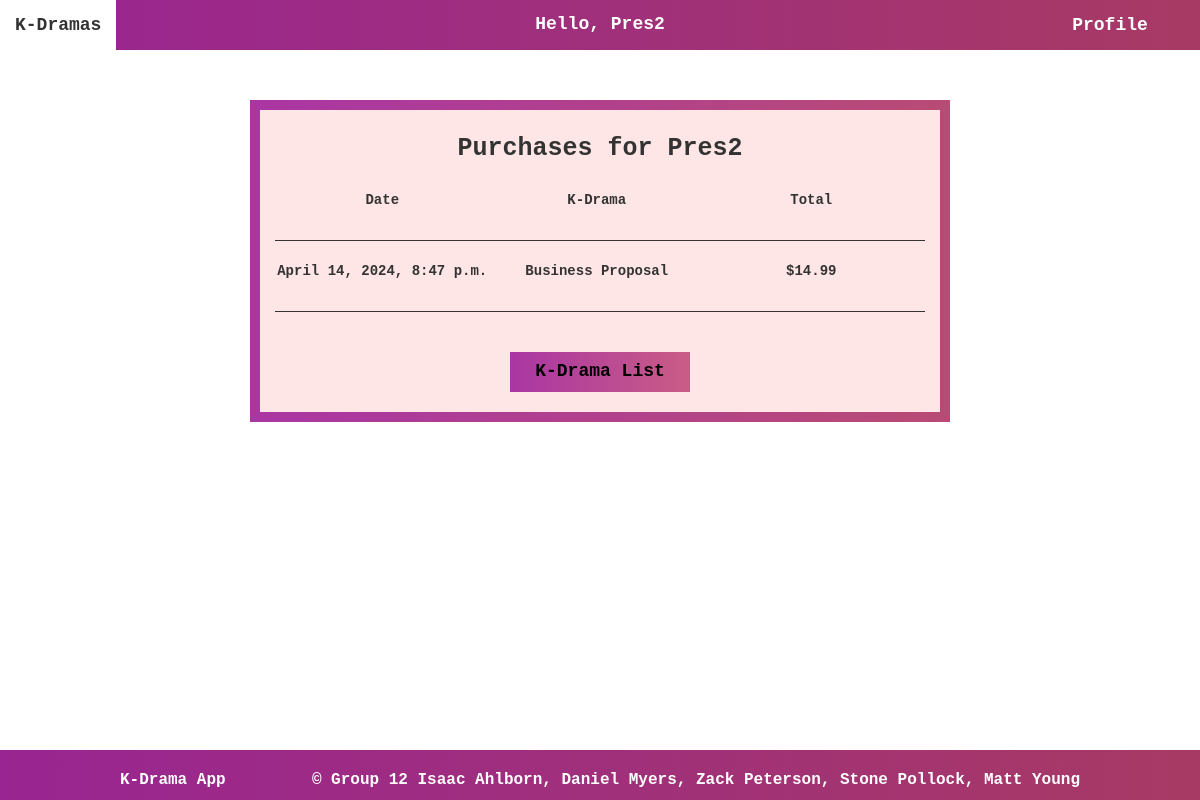
Page /kdrama/purchases/view (signed in) on the committed database.
### kdrama/models.py (models this page shows, shortened)
class Purchase(models.Model):
    purchase_id = models.AutoField(primary_key=True)
    user = models.ForeignKey(User, on_delete=models.CASCADE)
    movie = models.ForeignKey(Movie, on_delete=models.CASCADE)
    purchase_date = models.DateTimeField(default=datetime.now)
    total = models.DecimalField(max_digits=10, decimal_places=2)

class Movie(models.Model):
    movie_id = models.AutoField(primary_key=True)
    title = models.CharField(max_length=100)
    description = models.CharField(max_length=500, blank=True)
    director = models.ForeignKey(Director, on_delete=models.CASCADE,default=1)
    studio = models.ForeignKey(Studio, on_delete=models.CASCADE,default=1)
    release_year = models.IntegerField(blank=True, null=True)
    price = models.DecimalField(max_digits=10, decimal_places=2, null=True, blank=True)
    episode_length = models.IntegerField(blank=True, null=True) # runtime in minutes
    seasons = models.IntegerField(default=1, null=True)
    episodes = models.IntegerField(default=1, null=True)
    rating = models.CharField(max_length=50, blank=True)
    genre = models.CharField(max_length=50, blank=True)
    image_url = models.URLField(blank=True)
    youtube_url = models.URLField(blank=True)
    actors = models.ManyToManyField('Actor', related_name='movies')
    awards = models.ManyToManyField('Award', related_name='movies')
    def __str__(self):
        return self.title

### kdrama/views.py (the view)
# urls.py: path('purchases/view', UserPurchasesView.as_view(), name='view-purchases'),
class UserPurchasesView(LoginRequiredMixin, View):
    template_name = 'kdrama/view_purchases.html'
    def get(self, request):
        purchases = Purchase.objects.filter(user=request.user)
        context = {'purchases':purchases, 'is_admin':is_admin(request)}
        return render(request = request, template_name=self.template_name, context=context)

### kdrama/views.py (called while the page is built)
def is_admin(request):
    return request.user.groups.filter(name='admin').exists()

### templates/kdrama/view_purchases.html (shortened to what this page needs)
<!DOCTYPE html>
<html>
<head>
    {% load static %}
    <link rel="stylesheet" href="https://maxcdn.bootstrapcdn.com/bootstrap/3.3.7/css/bootstrap.min.css">
    <link rel="stylesheet" type="text/css" href="{% static 'css/styles.css' %}">
</head>
<body>
    {% include '../blocks/header.html' %}
    <div class="container">
        <h1 id="title-display">Purchases for {{user.username}}</h1>
        <div id="order-disp">
            <p id="order-item">Date</p>
            <p id="order-item">K-Drama</p>
            <p id="order-item">Total</p>
        </div>
        <hr id="line">
        {% for order in purchases %}
            <div id="order-disp">
                <p id="order-item">{{order.purchase_date}}</p>
                <p id="order-item">{{order.movie}}</p>
                <p id="order-item">${{order.total}}</p>
            </div>
        {% endfor %}
        <hr id="line">
        <a href="{% url 'movie-list' %}" id="button-styles"><div class="button">
            K-Drama List
        </div></a>
    </div>
    <div class="footer" id="bootstrap-override">
        <p id="footer-title">K-Drama App</h4>
        <p id="footer-info">© Group 12 Isaac Ahlborn, Daniel Myers, Zack Peterson, Stone Pollock, Matt Young</h4>
    </div>
</body>
</html>

### templates/blocks/header.html (shortened to what this page needs)
<nav class="navbar navbar-light" id="remove-spacing">
    <div class="heading">
      <div class="navbar-header">
         <a class="text-white navbar-brand" id="home-link" href="{% url 'movie-list' %}">K-Dramas</a>
      </div>
      <p id="greeting">Hello, {{user.username}}</h2>
      <div class="dropdown" id="text-white">
        <span>Profile</span>
      </div>
    </div>
</nav>

### static/css/styles.css (style rules this page uses)
* { font-family: Courier, monospace; font-weight: bolder; }
body { background-image: url("../images/flowerbackground.jpg"); background-size: 1200px 1200px; background-repeat: repeat; margin: 0px; padding: 0px; min-height: 100vh; position: relative; top:0; }
body::after { content: ''; display: block; height: 50px; }
.footer { position: absolute; margin-top: 50px; width: 100%; bottom:0; height: 50px; background-image: linear-gradient(to right, #992592, #A73A64); color:white; font-family: Courier, monospace; font-weight: bolder; }
#bootstrap-override { font-family: Courier, monospace; font-weight: bolder; font-size: 16px; }
#footer-title { position: absolute; left:10%; top: 19px; }
#footer-info { position: absolute; right:10%; top: 19px; }
.container { background-color: #FFE6E6; border-width:10px; border-style: solid; border-image: linear-gradient(to right, #AA36A3, #B84B75) 1; }
.navbar { background-image: linear-gradient(to right, #992592, #A73A64); border-radius: 0px; border: none; }
#home-link { color: white; font-weight: 900; }
.dropdown { display:inline-block; color: white; text-align: center; line-height: 50px; height: 50px; width: 160px; position: absolute; right:10px; font-size: 18px; }
#greeting { font-weight: 900; font-size: 18px; color: white; position: absolute; top: 50%; left:50%; transform: translate(-50%, -50%); }
.button { color: black; font-weight: bold; background-image: linear-gradient(to right, #AA36A3, #C95C86); height: 40px; width: 180px; border: none; font-size:18px; display:flex; text-align: center; justify-content: center; align-items: center; margin:0; text-decoration: none; }
hr { border-color: #333333; }

### templates/kdrama/view_purchases.html (style rules this page uses)
.container { width: 700px; height: fit-content; margin-top: 50px; margin-left: 50%; transform: translateX(-50%); padding-top: 80px; padding-bottom: 80px; margin-bottom: 50px; display: flex; flex-direction: column; justify-content: center; text-align: center; }
#title-display { position: absolute; top: 5px; left: 50%; transform: translateX(-50%); font-size: 25px; font-weight: bolder; }
#button-styles { text-decoration: none; position:absolute; left: 50%; transform: translateX(-50%); bottom:20px; }
#order-disp { display: flex; flex-direction: row; }
#order-item { width: 33%; }
#line { border-color: #333333; width: 100%; }

### rows in the picture
Purchase: purchase_date "April 14, 2024, 8:47 p.m.", movie "Business Proposal", total "14.99"

### other values in the picture
{{ user.username }} "Pres2"
